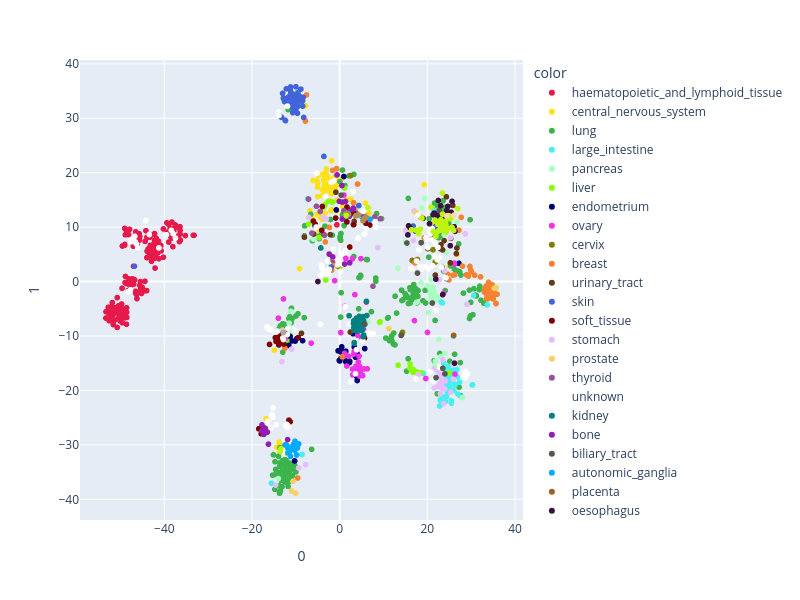

Notebook code for this chart:
### Code cell
#--Getting some metadata
cl2tis = dict(zip(cll_metadata['cl_id'], cll_metadata['tissue']))
cl2name = dict(zip(cll_metadata['cl_id'], cll_metadata['cl_name']))
names = [cl2name[cl] if cl in cl2name else '' for cl in ids]
tissues = [cl2tis[cl] if cl in cl2tis else 'unknown' for cl in ids] # This will be used as side info to color the tSNE!

#Mapping the side info (e.g. tissues) to colors 
tis2col =  dict(zip(cll_metadata['tissue'], cll_metadata['color']))
tis2col['unknown'] = unknown_color

#--Data to be shown when hovering 
custom_data = {'ID':ids, 'Name':names, 'Tissue':tissues}


#Calling the interactive tSNE
plot_interactive_tSNE(emb2D, 
                      custom_data=custom_data, # Data to be shown when hovering
                      side_info_labels=tissues, side_info_labels_colors=tis2col #List of labels to color and color dictionary
                     )

### Figure 1 — Plotly figure (JSON) as saved in the notebook; plotly's stock layout.template omitted (floating-point values rounded to 4 significant figures; data arrays with more than 128 entries replaced by an {"elided": "..."} marker saying what was removed)
{"data": [{"customdata": {"elided": "173x3 str values"}, "hovertemplate": "ID: %{customdata[0]}<br>Name: %{customdata[1]}<br>Tissue: %{customdata[2]}<br>X: %{x}<br>Y: %{y}", "legendgroup": "haematopoietic_and_lymphoid_tissue", "marker": {"color": "#e6194B", "symbol": "circle"}, "mode": "markers", "name": "haematopoietic_and_lymphoid_tissue", "showlegend": true, "type": "scattergl", "x": {"elided": "173 float values"}, "xaxis": "x", "y": {"elided": "173 float values"}, "yaxis": "y"}, {"customdata": {"elided": "67x3 str values"}, "hovertemplate": "ID: %{customdata[0]}<br>Name: %{customdata[1]}<br>Tissue: %{customdata[2]}<br>X: %{x}<br>Y: %{y}", "legendgroup": "central_nervous_system", "marker": {"color": "#ffe119", "symbol": "circle"}, "mode": "markers", "name": "central_nervous_system", "showlegend": true, "type": "scattergl", "x": [-9.161, -3.677, -1.832, -3.072, -3.823, -5.032, -8.463, -3.588, -2.122, -3.477, -3.353, -1.852, -6.786, -6.181, -2.541, -0.621, -14.36, -13.61, -4.381, -4.83, 1.789, -5.158, -5.085, -0.5949, 0.5553, -13.8, -0.9957, 0.671, -5.022, 19.26, -14.93, -4.063, -7.169, -3.926, -0.3486, -1.682, -2.376, -1.836, 2.567, -3.549, -1.811, -3.05, -12.08, -0.6261, -3.127, 5.89, -16.81, -1.059, -3.43, -1.19, -2.274, -6.09, -2.723, -1.98, -10.92, -2.643, -2.857, -7.775, 6.7, -2.823, 26.75, -3.919, -5.174, 21.63, -4.63, -1.574, 25.05], "xaxis": "x", "y": [2.379, 18.69, 22.21, 20.69, 19.7, 15.6, 32.29, 16.64, 14.79, 17.54, 12.56, 17.66, 12.98, 11.51, 17.18, 17.71, -30.42, -29.92, 11.77, 19.56, 15.05, 12.39, 17.34, 13.04, 19.01, -29.48, 19.29, 13.88, 18.07, 17.8, -12.59, 15.77, 15.17, 16.87, 18.38, 18.77, 16.64, 16.14, 15.15, 18.59, 13.2, 19.49, -31.55, 14.97, 19.97, 14.42, -25.21, 17.24, 17.89, 17.74, 18.09, 18.58, 17.8, 12.99, 33.8, 16.84, 19.07, 32.29, 12.54, 19.3, 5.014, 11.44, 18.55, 10.79, 9.309, 17.31, 2.855], "yaxis": "y"}, {"customdata": {"elided": "199x3 str values"}, "hovertemplate": "ID: %{customdata[0]}<br>Name: %{customdata[1]}<br>Tissue: %{customdata[2]}<br>X: %{x}<br>Y: %{y}", "legendgroup": "lung", "marker": {"color": "#3cb44b", "symbol": "circle"}, "mode": "markers", "name": "lung", "showlegend": true, "type": "scattergl", "x": {"elided": "199 float values"}, "xaxis": "x", "y": {"elided": "199 float values"}, "yaxis": "y"}, {"customdata": {"elided": "61x3 str values"}, "hovertemplate": "ID: %{customdata[0]}<br>Name: %{customdata[1]}<br>Tissue: %{customdata[2]}<br>X: %{x}<br>Y: %{y}", "legendgroup": "large_intestine", "marker": {"color": "#46f0f0", "symbol": "circle"}, "mode": "markers", "name": "large_intestine", "showlegend": true, "type": "scattergl", "x": [19.07, 24.39, 22.82, 24.09, 25.52, 24.81, 24.57, 25.48, 24.28, 25.11, 30.32, 26.74, 24.34, 23.69, 24.28, 6.3, 4.34, 3.635, 19.03, 33.65, -9.538, 26.36, 27.37, 24.95, 25.45, 24.81, 23.45, 24.4, 24.56, 27.9, -15.56, 23.3, 24.62, 30.56, 26.04, 25.68, 23.44, 30.23, 23.75, 26.83, 24.76, 24.5, 25.91, -8.558, 25.1, 24.11, -7.281, 24.92, 25.22, 25.93, 24.74, 26.22, 23.14, 26.04, 24.59, 24.82, 21.43, 24.62, 26.97, 24.49, 22.9], "xaxis": "x", "y": [-16.88, -21.12, -22.85, -22.03, -16.38, -19.05, -20.25, -22.35, -16.28, -17.61, -18.97, -16.18, -17.06, -17.81, -17.55, 11.5, 12.06, 12.65, -16.82, -4.287, 34.87, -18.9, -18.49, -17.45, -21.89, -17.24, -3.93, -18.76, -18.55, -21.21, -37.06, -3.906, -18.1, -2.572, -16.25, -17.88, -21.06, -18.99, -15.01, -17.53, -15.61, -18.52, -18.77, -31.77, -19.44, -17.81, 15.2, -18.24, -17.56, -10.05, -15.64, -19.04, -3.749, -20.05, -17.97, -19.69, 13.19, -17.04, -20.66, -19.02, -21.77], "yaxis": "y"}, {"customdata": [["CVCL_0026", "CAPAN2", "pancreas"], ["CVCL_0152", "ASPC1", "pancreas"], ["CVCL_0186", "BXPC3", "pancreas"], ["CVCL_0237", "CAPAN1", "pancreas"], ["CVCL_0243", "DANG", "pancreas"], ["CVCL_0313", "HPAFII", "pancreas"], ["CVCL_0334", "HS766T", "pancreas"], ["CVCL_0428", "MIAPACA2", "pancreas"], ["CVCL_0480", "PANC1", "pancreas"], ["CVCL_1119", "CFPAC1", "pancreas"], ["CVCL_1299", "HUPT3", "pancreas"], ["CVCL_1300", "HUPT4", "pancreas"], ["CVCL_1338", "KP4", "pancreas"], ["CVCL_1633", "PANC0203", "pancreas"], ["CVCL_1634", "PANC0213", "pancreas"], ["CVCL_1635", "PANC0327", "pancreas"], ["CVCL_1636", "PANC0403", "pancreas"], ["CVCL_1637", "PANC0504", "pancreas"], ["CVCL_1638", "PANC0813", "pancreas"], ["CVCL_1639", "PANC1005", "pancreas"], ["CVCL_1644", "PSN1", "pancreas"], ["CVCL_1723", "SW1990", "pancreas"], ["CVCL_1794", "YPAC", "pancreas"], ["CVCL_1845", "PATU8902", "pancreas"], ["CVCL_1846", "PATU8988S", "pancreas"], ["CVCL_1847", "PATU8988T", "pancreas"], ["CVCL_3004", "KP2", "pancreas"], ["CVCL_3005", "KP3", "pancreas"], ["CVCL_3143", "QGP1", "pancreas"], ["CVCL_3172", "SUIT2", "pancreas"], ["CVCL_3178", "TCCPAN2", "pancreas"], ["CVCL_3517", "HPAC", "pancreas"], ["CVCL_3881", "SU8686", "pancreas"], ["CVCL_4056", "T3M4", "pancreas"], ["CVCL_4897", "PK59", "pancreas"], ["CVCL_5034", "SNU213", "pancreas"], ["CVCL_5051", "SNU324", "pancreas"], ["CVCL_5059", "SNU410", "pancreas"], ["CVCL_6748", "PK45H", "pancreas"], ["CVCL_8147", "L33", "pancreas"]], "hovertemplate": "ID: %{customdata[0]}<br>Name: %{customdata[1]}<br>Tissue: %{customdata[2]}<br>X: %{x}<br>Y: %{y}", "legendgroup": "pancreas", "marker": {"color": "#aaffc3", "symbol": "circle"}, "mode": "markers", "name": "pancreas", "showlegend": true, "type": "scattergl", "x": [21.63, 28.02, 23.89, 24.0, 24.27, 23.06, 19.37, -10.99, -11.11, 20.66, 21.61, 21.27, -11.52, 21.76, 18.7, 20.69, 21.94, 21.37, 20.66, 22.37, 20.23, 20.04, 21.11, 22.62, 23.1, -6.061, 20.83, 6.464, -14.01, 21.65, 21.85, 20.97, 15.57, 22.95, 14.93, 20.63, 17.57, 18.55, 13.26, 26.75], "xaxis": "x", "y": [-2.928, -21.3, 8.596, -13.2, 5.376, -13.79, 15.25, -9.307, -5.463, -2.305, -2.077, -1.014, -7.646, -2.923, 13.57, -1.554, -3.46, -1.211, -3.021, -2.795, -5.717, -0.7906, -3.833, -10.62, -16.59, 7.804, 0.3727, -7.392, -36.2, -15.59, -14.58, -2.932, 6.837, 12.06, 7.333, -1.356, -3.804, -0.2499, 2.473, 10.93], "yaxis": "y"}, {"customdata": [["CVCL_0027", "HEPG2", "liver"], ["CVCL_0077", "SNU398", "liver"], ["CVCL_0090", "SNU182", "liver"], ["CVCL_0250", "SNU387", "liver"], ["CVCL_0326", "HEP3B217", "liver"], ["CVCL_0336", "HUH7", "liver"], ["CVCL_0364", "JHH5", "liver"], ["CVCL_0366", "SNU423", "liver"], ["CVCL_0454", "SNU449", "liver"], ["CVCL_0485", "PLCPRF5", "liver"], ["CVCL_0497", "SNU475", "liver"], ["CVCL_0525", "SKHEP1", "liver"], ["CVCL_2785", "JHH1", "liver"], ["CVCL_2786", "JHH2", "liver"], ["CVCL_2787", "JHH4", "liver"], ["CVCL_2788", "JHH6", "liver"], ["CVCL_2805", "JHH7", "liver"], ["CVCL_2947", "HLF", "liver"], ["CVCL_2956", "HUH1", "liver"], ["CVCL_3079", "NOZ", "liver"], ["CVCL_3840", "LI7", "liver"], ["CVCL_4381", "HUH6", "liver"], ["CVCL_5089", "SNU761", "liver"], ["CVCL_5102", "SNU878", "liver"], ["CVCL_5103", "SNU886", "liver"], ["CVCL_9980", "NCIH684", "liver"]], "hovertemplate": "ID: %{customdata[0]}<br>Name: %{customdata[1]}<br>Tissue: %{customdata[2]}<br>X: %{x}<br>Y: %{y}", "legendgroup": "liver", "marker": {"color": "#88ff00", "symbol": "circle"}, "mode": "markers", "name": "liver", "showlegend": true, "type": "scattergl", "x": [17.61, -11.72, -3.187, -2.589, 16.72, 17.24, 17.16, -3.565, 9.237, 16.06, 1.108, -4.676, 2.059, -1.59, 9.107, -3.333, 17.31, -7.063, 16.75, 0.1274, 16.19, 18.49, 13.34, 16.02, 13.34, 25.02], "xaxis": "x", "y": [-16.61, -11.02, 0.2589, 14.78, -16.66, -16.55, -16.67, 13.71, -7.397, -15.14, 17.17, 8.075, -15.02, 14.6, -7.483, 14.16, -16.6, 10.57, -16.15, 2.281, -16.05, -16.75, -15.35, -15.91, -15.36, -16.78], "yaxis": "y"}, {"customdata": [["CVCL_0028", "AN3CA", "endometrium"], ["CVCL_0293", "HEC1A", "endometrium"], ["CVCL_0294", "HEC1B", "endometrium"], ["CVCL_0505", "RL952", "endometrium"], ["CVCL_1132", "COLO684", "endometrium"], ["CVCL_1191", "EFE184", "endometrium"], ["CVCL_1205", "ESS1", "endometrium"], ["CVCL_1329", "KLE", "endometrium"], ["CVCL_1404", "MESSA", "endometrium"], ["CVCL_1405", "MFE280", "endometrium"], ["CVCL_1406", "MFE296", "endometrium"], ["CVCL_1707", "SNGM", "endometrium"], ["CVCL_2034", "EN", "endometrium"], ["CVCL_2112", "MFE319", "endometrium"], ["CVCL_2793", "SKGI", "endometrium"], ["CVCL_2923", "HEC108", "endometrium"], ["CVCL_2925", "HEC151", "endometrium"], ["CVCL_2927", "HEC251", "endometrium"], ["CVCL_2928", "HEC265", "endometrium"], ["CVCL_2929", "HEC50B", "endometrium"], ["CVCL_2930", "HEC59", "endometrium"], ["CVCL_2931", "HEC6", "endometrium"], ["CVCL_4655", "JHUEM1", "endometrium"], ["CVCL_4656", "JHUEM2", "endometrium"], ["CVCL_4657", "JHUEM3", "endometrium"], ["CVCL_4658", "JHUEM7", "endometrium"], ["CVCL_5007", "SNU1077", "endometrium"], ["CVCL_5083", "SNU685", "endometrium"], ["CVCL_6543", "ISHIKAWAHERAKLIO02ER", "endometrium"], ["CVCL_E063", "TEN", "endometrium"]], "hovertemplate": "ID: %{customdata[0]}<br>Name: %{customdata[1]}<br>Tissue: %{customdata[2]}<br>X: %{x}<br>Y: %{y}", "legendgroup": "endometrium", "marker": {"color": "#000075", "symbol": "circle"}, "mode": "markers", "name": "endometrium", "showlegend": true, "type": "scattergl", "x": [-10.82, 0.4149, 1.403, 27.2, -10.28, 4.011, 0.9511, 3.886, -11.61, 3.999, -9.798, 3.324, -11.3, -0.09899, 16.57, 0.4679, 0.2137, 2.231, -0.3609, 3.076, 1.385, -8.466, 0.301, -10.13, 5.702, 1.498, 3.601, -0.7618, 0.01545, 2.286], "xaxis": "x", "y": [-10.91, -12.56, -12.79, 3.357, -32.95, -13.29, 19.3, -17.43, -11.74, -18.18, -10.49, -12.01, -10.07, -14.49, 3.864, -11.99, -12.91, -14.88, -12.72, -9.588, -14.72, -10.86, -14.05, -10.93, -12.31, -13.86, -13.89, 13.16, -14.58, -14.67], "yaxis": "y"}, {"customdata": {"elided": "48x3 str values"}, "hovertemplate": "ID: %{customdata[0]}<br>Name: %{customdata[1]}<br>Tissue: %{customdata[2]}<br>X: %{x}<br>Y: %{y}", "legendgroup": "ovary", "marker": {"color": "#f032e6", "symbol": "circle"}, "mode": "markers", "name": "ovary", "showlegend": true, "type": "scattergl", "x": [4.417, -12.46, 5.256, 5.588, 4.02, 3.465, -6.498, 0.9645, 4.269, 3.74, 2.041, 0.2434, 0.2439, 4.0, 2.896, 3.326, -12.81, 4.288, -13.09, 1.616, 4.842, 2.966, 4.556, 4.503, -1.149, 20.03, 6.083, 23.71, 6.287, 3.919, 3.847, 3.214, 5.057, 26.17, -12.46, 1.122, 19.65, -13.98, 4.113, 0.9719, 26.3, 17.05, 5.068, 4.674, 2.931, 26.15, 1.395, 1.209], "xaxis": "x", "y": [-13.71, -10.51, -17.28, -16.05, -16.39, -2.404, -11.31, -13.68, -14.77, -15.52, -13.76, -9.359, -9.359, -16.48, 4.171, -12.83, -3.183, -16.4, -9.834, -15.51, 4.202, -17.14, -15.61, -17.35, 0.155, -9.345, -3.779, -2.131, -16.03, -12.59, -16.93, -13.33, -10.35, 3.185, -9.512, -13.18, -17.81, -6.726, -9.855, 15.89, -17.01, -7.177, -16.1, -16.54, -16.07, 3.389, 4.261, -4.541], "yaxis": "y"}, {"customdata": [["CVCL_0030", "HELA", "cervix"], ["CVCL_0032", "SIHA", "cervix"], ["CVCL_1094", "C33A", "cervix"], ["CVCL_1095", "C4II", "cervix"], ["CVCL_1100", "CASKI", "cervix"], ["CVCL_1727", "SW756", "cervix"], ["CVCL_1732", "SW954", "cervix"], ["CVCL_2193", "SISO", "cervix"], ["CVCL_2253", "C4I", "cervix"], ["CVCL_4996", "MS751", "cervix"]], "hovertemplate": "ID: %{customdata[0]}<br>Name: %{customdata[1]}<br>Tissue: %{customdata[2]}<br>X: %{x}<br>Y: %{y}", "legendgroup": "cervix", "marker": {"color": "#808000", "symbol": "circle"}, "mode": "markers", "name": "cervix", "showlegend": true, "type": "scattergl", "x": [14.33, 2.538, -12.19, 21.8, 21.15, -0.4176, 17.74, 14.17, 21.28, 16.58], "xaxis": "x", "y": [-9.326, 19.48, -9.594, 3.587, 8.673, 2.854, 4.052, -9.688, 5.838, 3.843], "yaxis": "y"}, {"customdata": {"elided": "63x3 str values"}, "hovertemplate": "ID: %{customdata[0]}<br>Name: %{customdata[1]}<br>Tissue: %{customdata[2]}<br>X: %{x}<br>Y: %{y}", "legendgroup": "breast", "marker": {"color": "#f58231", "symbol": "circle"}, "mode": "markers", "name": "breast", "showlegend": true, "type": "scattergl", "x": [33.89, 33.39, -2.353, 28.02, 34.29, 34.17, 26.26, 3.157, 34.7, 28.93, 33.98, 35.23, 35.91, 4.081, 33.95, 33.41, -7.802, 3.464, 1.959, 5.533, 5.362, 6.121, 33.05, -0.6915, -3.283, 35.19, 0.5647, 24.63, 34.38, -9.566, 27.73, 29.37, -1.609, 34.42, 34.77, 34.75, -7.578, 32.13, 27.2, 30.06, 30.79, 34.2, 29.71, 29.92, 33.56, 34.38, 33.98, -1.296, 35.0, 33.25, 33.01, 33.52, 25.85, 24.93, 33.74, 33.72, -12.5, 17.14, 35.66, -1.821, 35.68, 19.27, 18.44], "xaxis": "x", "y": [-1.813, -1.498, 9.95, 2.836, -1.802, -0.792, 1.253, 14.5, -1.579, 1.267, -3.052, -2.505, -2.331, 17.92, -0.144, -0.8263, 29.49, 13.19, 12.78, 12.41, 12.05, 11.57, -1.297, 20.76, 7.276, -1.853, -13.83, 1.339, -2.011, -36.09, 11.82, 1.003, 20.44, -1.891, -0.594, -2.68, 34.28, 0.8556, 9.435, 1.811, 1.173, -1.586, 2.778, 2.094, -2.389, -2.566, -1.898, 3.147, -3.186, -1.901, -1.929, -3.119, 1.16, 0.3097, -1.793, -3.168, -12.23, 3.458, -4.02, 2.12, -4.058, 8.053, 11.84], "yaxis": "y"}, {"customdata": [["CVCL_0036", "RT4", "urinary_tract"], ["CVCL_0126", "5637", "urinary_tract"], ["CVCL_0359", "J82", "urinary_tract"], ["CVCL_0554", "T24", "urinary_tract"], ["CVCL_0660", "HS172T", "urinary_tract"], ["CVCL_1048", "639V", "urinary_tract"], ["CVCL_1049", "647V", "urinary_tract"], ["CVCL_1083", "BFTC905", "urinary_tract"], ["CVCL_1291", "HT1197", "urinary_tract"], ["CVCL_1292", "HT1376", "urinary_tract"], ["CVCL_1344", "KU1919", "urinary_tract"], ["CVCL_1670", "RT112", "urinary_tract"], ["CVCL_1721", "SW1710", "urinary_tract"], ["CVCL_1728", "SW780", "urinary_tract"], ["CVCL_1738", "TCCSUP", "urinary_tract"], ["CVCL_1783", "UMUC3", "urinary_tract"], ["CVCL_1786", "VMCUB1", "urinary_tract"], ["CVCL_1808", "CAL29", "urinary_tract"], ["CVCL_1958", "BC3C", "urinary_tract"], ["CVCL_2081", "JMSU1", "urinary_tract"], ["CVCL_2738", "UBLC1", "urinary_tract"], ["CVCL_2743", "UMUC1", "urinary_tract"], ["CVCL_2977", "KMBC2", "urinary_tract"], ["CVCL_3599", "SCABER", "urinary_tract"], ["CVCL_7935", "253J", "urinary_tract"], ["CVCL_7937", "253JBV", "urinary_tract"]], "hovertemplate": "ID: %{customdata[0]}<br>Name: %{customdata[1]}<br>Tissue: %{customdata[2]}<br>X: %{x}<br>Y: %{y}", "legendgroup": "urinary_tract", "marker": {"color": "#66381a", "symbol": "circle"}, "mode": "markers", "name": "urinary_tract", "showlegend": true, "type": "scattergl", "x": [23.46, 26.75, -2.15, -3.601, 3.297, -8.718, 26.61, 22.63, 25.24, 20.08, 24.34, 23.06, 4.547, 22.91, -0.8749, -5.926, 19.03, 23.1, 25.8, -8.041, 21.82, 25.36, 23.81, 24.07, 2.446, 2.461], "xaxis": "x", "y": [5.819, 6.162, 8.62, 8.627, 11.05, -9.501, 5.127, 11.32, 3.442, 6.058, 15.57, 6.126, -7.749, 6.063, 16.42, 8.725, 11.61, 6.764, 14.0, 8.146, 1.192, 7.954, 7.524, 11.29, -9.274, -9.318], "yaxis": "y"}, {"customdata": {"elided": "66x3 str values"}, "hovertemplate": "ID: %{customdata[0]}<br>Name: %{customdata[1]}<br>Tissue: %{customdata[2]}<br>X: %{x}<br>Y: %{y}", "legendgroup": "skin", "marker": {"color": "#4363d8", "symbol": "circle"}, "mode": "markers", "name": "skin", "showlegend": true, "type": "scattergl", "x": [20.25, -10.81, -9.137, -8.846, -13.02, -11.21, -10.57, -9.242, -46.81, -11.77, -12.62, -11.11, -9.769, -8.463, -8.554, -9.99, 2.927, 5.445, -8.324, 3.752, 2.365, -8.43, 3.089, 1.93, -12.57, -9.52, 4.171, -11.29, -10.55, -11.12, 5.414, -10.38, -9.975, -10.72, -9.794, -9.639, -11.81, -10.45, -11.39, -5.66, -11.21, -10.49, -12.85, 4.369, -10.53, -9.932, -10.0, -10.34, -10.68, -3.602, -1.954, -12.45, -13.26, -12.36, -13.6, -9.619, 17.28, 21.8, -13.81, -12.18, -10.7, -11.08, -9.53, -8.213, -11.15, 16.76], "xaxis": "x", "y": [8.18, 32.66, 33.15, 35.35, 34.58, 35.76, 34.17, 34.14, 2.813, 33.82, 33.4, 33.36, 32.73, 33.22, 33.18, 35.79, 12.58, 11.89, 33.86, 12.54, 12.73, 32.22, 10.48, 12.59, 33.07, 32.21, 12.25, 35.31, 33.94, 34.76, -8.763, 32.88, 31.76, 31.04, 33.31, 30.92, 32.94, 33.66, 34.11, 10.24, 33.34, 34.4, 33.69, 13.97, 32.49, 32.86, 33.38, 33.23, 31.88, 22.99, 2.671, 29.65, 30.16, 29.56, 30.46, 33.77, 9.258, 10.08, 30.55, 35.41, 33.19, 32.86, 34.66, 30.16, 33.31, 10.21], "yaxis": "y"}, {"customdata": [["CVCL_0041", "SJRH30", "soft_tissue"], ["CVCL_0042", "U2OS", "soft_tissue"], ["CVCL_0080", "A673", "soft_tissue"], ["CVCL_0270", "G401", "soft_tissue"], ["CVCL_0317", "HT1080", "soft_tissue"], ["CVCL_0426", "MG63", "soft_tissue"], ["CVCL_0533", "SKUT1", "soft_tissue"], ["CVCL_0628", "SKLMS1", "soft_tissue"], ["CVCL_0871", "HS729T", "soft_tissue"], ["CVCL_1058", "A204", "soft_tissue"], ["CVCL_1221", "G402", "soft_tissue"], ["CVCL_1229", "GCT", "soft_tissue"], ["CVCL_1411", "MHHES1", "soft_tissue"], ["CVCL_1649", "RD", "soft_tissue"], ["CVCL_1659", "RH18", "soft_tissue"], ["CVCL_1674", "S117", "soft_tissue"], ["CVCL_1740", "TE125T", "soft_tissue"], ["CVCL_1743", "TE159T", "soft_tissue"], ["CVCL_1754", "TE441T", "soft_tissue"], ["CVCL_1755", "TE617T", "soft_tissue"], ["CVCL_1785", "VAESBJ", "soft_tissue"], ["CVCL_2176", "RH41", "soft_tissue"], ["CVCL_2980", "KMLS1", "soft_tissue"], ["CVCL_3007", "KYM1", "soft_tissue"], ["CVCL_3156", "RKN", "soft_tissue"], ["CVCL_7051", "KPMRTRY", "soft_tissue"], ["CVCL_8000", "STM9101", "soft_tissue"], ["CVCL_8001", "TM87", "soft_tissue"], ["CVCL_8002", "TTC1240", "soft_tissue"], ["CVCL_8005", "TTC549", "soft_tissue"], ["CVCL_8006", "TTC642", "soft_tissue"], ["CVCL_8007", "TTC709", "soft_tissue"], ["CVCL_M155", "BT12", "soft_tissue"], ["CVCL_M156", "BT16", "soft_tissue"], ["CVCL_M846", "MON", "soft_tissue"]], "hovertemplate": "ID: %{customdata[0]}<br>Name: %{customdata[1]}<br>Tissue: %{customdata[2]}<br>X: %{x}<br>Y: %{y}", "legendgroup": "soft_tissue", "marker": {"color": "#800000", "symbol": "circle"}, "mode": "markers", "name": "soft_tissue", "showlegend": true, "type": "scattergl", "x": [-11.29, 2.287, -17.9, -13.44, -5.603, 1.657, -9.466, -0.9108, 1.67, -12.74, -13.39, -6.019, -18.45, -11.57, 5.961, -3.952, 3.188, 3.118, -16.0, -12.78, 5.658, -11.85, 6.861, -14.67, -4.109, -13.1, -14.0, -12.88, -12.74, -13.37, -13.91, -13.37, -13.88, -13.45, -14.52], "xaxis": "x", "y": [-25.75, 6.353, -27.97, -9.727, 10.55, 10.96, -10.29, 11.67, 13.69, -11.47, -11.0, 11.11, -27.05, -25.46, 10.74, 13.78, 10.45, 12.6, -11.54, -10.04, -10.39, -26.15, 10.39, -10.31, 9.413, -11.26, -10.28, -10.49, -10.13, -10.24, -11.1, -10.2, -11.64, -10.22, -10.99], "yaxis": "y"}, {"customdata": [["CVCL_0076", "SNU16", "stomach"], ["CVCL_0078", "SNU5", "stomach"], ["CVCL_0099", "SNU1", "stomach"], ["CVCL_0101", "SNU601", "stomach"], ["CVCL_0102", "SNU638", "stomach"], ["CVCL_0139", "AGS", "stomach"], ["CVCL_0333", "HS746T", "stomach"], ["CVCL_0371", "KATOIII", "stomach"], ["CVCL_0434", "MKN45", "stomach"], ["CVCL_1046", "2313287", "stomach"], ["CVCL_1188", "ECC10", "stomach"], ["CVCL_1189", "ECC12", "stomach"], ["CVCL_1228", "GCIY", "stomach"], ["CVCL_1279", "HGC27", "stomach"], ["CVCL_1415", "MKN1", "stomach"], ["CVCL_1417", "MKN7", "stomach"], ["CVCL_1603", "NCIN87", "stomach"], ["CVCL_1611", "NUGC2", "stomach"], ["CVCL_1612", "NUGC3", "stomach"], ["CVCL_1768", "TGBC11TKB", "stomach"], ["CVCL_2791", "MKN74", "stomach"], ["CVCL_2908", "FU97", "stomach"], ["CVCL_2961", "IM95", "stomach"], ["CVCL_3055", "NCCSTCK140", "stomach"], ["CVCL_3082", "NUGC4", "stomach"], ["CVCL_3084", "OCUM1", "stomach"], ["CVCL_3152", "RERFGC1B", "stomach"], ["CVCL_3385", "KE39", "stomach"], ["CVCL_3946", "SNU216", "stomach"], ["CVCL_4846", "HUG1N", "stomach"], ["CVCL_4849", "LMSU", "stomach"], ["CVCL_5072", "SNU520", "stomach"], ["CVCL_5079", "SNU620", "stomach"], ["CVCL_5081", "SNU668", "stomach"], ["CVCL_5086", "SNU719", "stomach"], ["CVCL_5167", "SH10TC", "stomach"], ["CVCL_8876", "GSS", "stomach"], ["CVCL_8877", "GSU", "stomach"]], "hovertemplate": "ID: %{customdata[0]}<br>Name: %{customdata[1]}<br>Tissue: %{customdata[2]}<br>X: %{x}<br>Y: %{y}", "legendgroup": "stomach", "marker": {"color": "#e6beff", "symbol": "circle"}, "mode": "markers", "name": "stomach", "showlegend": true, "type": "scattergl", "x": [25.96, 21.49, -10.97, 22.9, 23.71, 21.59, -3.068, 23.06, 22.72, 25.36, -9.359, -14.6, 17.0, -13.17, 8.714, 23.94, 23.49, 25.27, 22.69, 23.0, 15.1, 17.95, 23.28, 15.82, 22.51, 23.42, 28.63, 22.43, 16.82, 25.88, -3.671, 23.31, 23.36, 29.04, 23.98, -7.084, -7.748, 24.09], "xaxis": "x", "y": [-17.95, -16.14, -12.41, -18.7, -22.41, -19.56, 11.51, -19.49, -17.42, -20.3, -34.24, -37.38, 12.97, -14.7, 6.237, 1.992, -14.34, 8.067, 0.3389, -20.6, 9.341, -17.08, -19.6, 9.194, -16.6, -17.18, 8.752, -19.26, 7.558, -15.13, 11.79, -19.1, -18.11, -4.182, -19.74, 11.78, -33.64, -18.26], "yaxis": "y"}, {"customdata": [["CVCL_0105", "DU145", "prostate"], ["CVCL_1045", "22RV1", "prostate"], ["CVCL_1379", "LNCAPCLONEFGC", "prostate"], ["CVCL_1576", "NCIH660", "prostate"], ["CVCL_2235", "VCAP", "prostate"], ["CVCL_4748", "MDAPCA2B", "prostate"], ["CVCL_V626", "PRECLH", "prostate"]], "hovertemplate": "ID: %{customdata[0]}<br>Name: %{customdata[1]}<br>Tissue: %{customdata[2]}<br>X: %{x}<br>Y: %{y}", "legendgroup": "prostate", "marker": {"color": "#FACF63", "symbol": "circle"}, "mode": "markers", "name": "prostate", "showlegend": true, "type": "scattergl", "x": [11.23, -10.94, 35.71, -10.65, -10.04, 35.27, 17.46], "xaxis": "x", "y": [-8.669, -38.47, -1.102, -36.72, -38.87, -1.203, 12.66], "yaxis": "y"}, {"customdata": [["CVCL_0153", "BCPAP", "thyroid"], ["CVCL_1053", "8305C", "thyroid"], ["CVCL_1054", "8505C", "thyroid"], ["CVCL_1085", "BHT101", "thyroid"], ["CVCL_1112", "CAL62", "thyroid"], ["CVCL_1219", "FTC133", "thyroid"], ["CVCL_2109", "MB1", "thyroid"], ["CVCL_2218", "TT2609C02", "thyroid"], ["CVCL_2447", "FTC238", "thyroid"], ["CVCL_3603", "SW579", "thyroid"]], "hovertemplate": "ID: %{customdata[0]}<br>Name: %{customdata[1]}<br>Tissue: %{customdata[2]}<br>X: %{x}<br>Y: %{y}", "legendgroup": "thyroid", "marker": {"color": "#985396", "symbol": "circle"}, "mode": "markers", "name": "thyroid", "showlegend": true, "type": "scattergl", "x": [8.009, -5.304, -3.483, 9.234, 7.591, -7.105, -1.518, -6.345, -4.431, 0.9577], "xaxis": "x", "y": [11.9, 13.83, 8.53, 11.53, -0.8463, 15.16, 3.901, 8.906, 12.87, 13.02], "yaxis": "y"}, {"customdata": {"elided": "144x3 str values"}, "hovertemplate": "ID: %{customdata[0]}<br>Name: %{customdata[1]}<br>Tissue: %{customdata[2]}<br>X: %{x}<br>Y: %{y}", "legendgroup": "unknown", "marker": {"color": "white", "symbol": "circle"}, "mode": "markers", "name": "unknown", "showlegend": true, "type": "scattergl", "x": {"elided": "144 float values"}, "xaxis": "x", "y": {"elided": "144 float values"}, "yaxis": "y"}, {"customdata": [["CVCL_0234", "CAKI1", "kidney"], ["CVCL_0235", "CAKI2", "kidney"], ["CVCL_1050", "769P", "kidney"], ["CVCL_1051", "786O", "kidney"], ["CVCL_1056", "A498", "kidney"], ["CVCL_1067", "ACHN", "kidney"], ["CVCL_1084", "BFTC909", "kidney"], ["CVCL_1111", "CAL54", "kidney"], ["CVCL_1626", "OSRC2", "kidney"], ["CVCL_1647", "RCC10RGB", "kidney"], ["CVCL_1790", "VMRCRCW", "kidney"], ["CVCL_1791", "VMRCRCZ", "kidney"], ["CVCL_1911", "UO31", "kidney"], ["CVCL_2983", "KMRC1", "kidney"], ["CVCL_2984", "KMRC2", "kidney"], ["CVCL_2985", "KMRC3", "kidney"], ["CVCL_2986", "KMRC20", "kidney"], ["CVCL_5054", "SNU349", "kidney"], ["CVCL_5952", "TUHR10TKB", "kidney"], ["CVCL_5953", "TUHR14TKB", "kidney"], ["CVCL_5957", "TUHR4TKB", "kidney"], ["CVCL_8788", "SNU1272", "kidney"], ["CVCL_B076", "UOK101", "kidney"], ["CVCL_V605", "SKRC20", "kidney"], ["CVCL_V606", "SLR20", "kidney"], ["CVCL_V607", "SLR21", "kidney"], ["CVCL_V609", "SLR23", "kidney"], ["CVCL_V612", "SLR26", "kidney"]], "hovertemplate": "ID: %{customdata[0]}<br>Name: %{customdata[1]}<br>Tissue: %{customdata[2]}<br>X: %{x}<br>Y: %{y}", "legendgroup": "kidney", "marker": {"color": "#008080", "symbol": "circle"}, "mode": "markers", "name": "kidney", "showlegend": true, "type": "scattergl", "x": [5.37, 3.94, 4.334, 3.149, 3.215, 3.235, 6.1, 3.311, 3.211, 5.037, 4.87, 4.968, 2.154, 5.47, 4.884, 6.185, 4.076, 5.327, 3.835, 5.442, 4.409, 4.563, 3.508, 4.461, -4.303, 3.307, 3.971, 4.052], "xaxis": "x", "y": [-10.15, -9.116, -8.148, -7.714, -8.457, -8.913, -3.64, -11.36, -7.223, -7.381, -7.008, -7.931, -6.273, -9.826, -8.956, -6.245, -7.246, -6.443, -6.718, -7.184, -7.479, -8.028, -7.703, -6.397, 6.181, -11.22, -8.442, -8.526], "yaxis": "y"}, {"customdata": [["CVCL_0312", "HOS", "bone"], ["CVCL_0530", "SKNMC", "bone"], ["CVCL_0543", "SW1353", "bone"], ["CVCL_0548", "SAOS2", "bone"], ["CVCL_0627", "SKES1", "bone"], ["CVCL_0631", "SKNEP1", "bone"], ["CVCL_0863", "HS706T", "bone"], ["CVCL_0878", "HS737T", "bone"], ["CVCL_0932", "HS821T", "bone"], ["CVCL_0933", "HS822T", "bone"], ["CVCL_0979", "HS888T", "bone"], ["CVCL_1103", "CADOES1", "bone"], ["CVCL_1113", "CAL72", "bone"], ["CVCL_1298", "HUO9", "bone"], ["CVCL_1697", "SJSA1", "bone"], ["CVCL_1703", "SKPNDW", "bone"], ["CVCL_1809", "CAL78", "bone"], ["CVCL_2169", "RDES", "bone"], ["CVCL_2270", "143B", "bone"], ["CVCL_2909", "G292CLONEA141B1", "bone"], ["CVCL_3605", "TI73", "bone"], ["CVCL_6583", "CHLA10", "bone"], ["CVCL_7151", "TC32", "bone"], ["CVCL_S740", "EWS502", "bone"], ["CVCL_V618", "EW8", "bone"]], "hovertemplate": "ID: %{customdata[0]}<br>Name: %{customdata[1]}<br>Tissue: %{customdata[2]}<br>X: %{x}<br>Y: %{y}", "legendgroup": "bone", "marker": {"color": "#911eb4", "symbol": "circle"}, "mode": "markers", "name": "bone", "showlegend": true, "type": "scattergl", "x": [2.282, -16.51, -0.09294, -0.6023, -17.32, -17.22, 0.6174, 6.042, 3.099, 6.138, 2.237, -11.88, -1.573, -2.385, 0.525, -16.25, 1.317, -17.79, 1.116, 0.567, 2.877, -16.94, -17.31, -17.19, -17.72], "xaxis": "x", "y": [3.439, -27.66, 14.75, 19.59, -27.32, -27.08, 14.6, 11.76, 13.47, 11.55, 12.03, -29.04, 4.527, 5.05, 17.64, -29.86, 14.72, -27.42, 3.221, 11.49, 13.24, -27.0, -28.07, -26.87, -26.33], "yaxis": "y"}, {"customdata": [["CVCL_0324", "HUCCT1", "biliary_tract"], ["CVCL_1193", "EGI1", "biliary_tract"], ["CVCL_1769", "TGBC1TKB", "biliary_tract"], ["CVCL_2214", "TFK1", "biliary_tract"], ["CVCL_2955", "HUH28", "biliary_tract"], ["CVCL_5008", "SNU1079", "biliary_tract"], ["CVCL_5015", "SNU1196", "biliary_tract"], ["CVCL_5038", "SNU245", "biliary_tract"], ["CVCL_5048", "SNU308", "biliary_tract"], ["CVCL_5065", "SNU478", "biliary_tract"], ["CVCL_5101", "SNU869", "biliary_tract"]], "hovertemplate": "ID: %{customdata[0]}<br>Name: %{customdata[1]}<br>Tissue: %{customdata[2]}<br>X: %{x}<br>Y: %{y}", "legendgroup": "biliary_tract", "marker": {"color": "#58574b", "symbol": "circle"}, "mode": "markers", "name": "biliary_tract", "showlegend": true, "type": "scattergl", "x": [17.75, 15.34, 18.59, 14.02, 0.3377, 5.743, 23.53, 24.01, 22.7, 21.98, 21.13], "xaxis": "x", "y": [1.559, 7.085, 7.148, -9.891, 15.88, -7.835, -15.93, -16.95, 13.0, -17.66, -3.945], "yaxis": "y"}, {"customdata": [["CVCL_0346", "IMR32", "autonomic_ganglia"], ["CVCL_0528", "SKNBE2", "autonomic_ganglia"], ["CVCL_0531", "SKNSH", "autonomic_ganglia"], ["CVCL_1123", "CHP126", "autonomic_ganglia"], ["CVCL_1125", "CHP212", "autonomic_ganglia"], ["CVCL_1232", "GIMEN", "autonomic_ganglia"], ["CVCL_1339", "KPNRTBM1", "autonomic_ganglia"], ["CVCL_1340", "KPNSI9S", "autonomic_ganglia"], ["CVCL_1341", "KPNYN", "autonomic_ganglia"], ["CVCL_1412", "MHHNB11", "autonomic_ganglia"], ["CVCL_1606", "NH6", "autonomic_ganglia"], ["CVCL_1695", "SIMA", "autonomic_ganglia"], ["CVCL_1700", "SKNAS", "autonomic_ganglia"], ["CVCL_1701", "SKNDZ", "autonomic_ganglia"], ["CVCL_1702", "SKNFI", "autonomic_ganglia"], ["CVCL_1771", "TGW", "autonomic_ganglia"]], "hovertemplate": "ID: %{customdata[0]}<br>Name: %{customdata[1]}<br>Tissue: %{customdata[2]}<br>X: %{x}<br>Y: %{y}", "legendgroup": "autonomic_ganglia", "marker": {"color": "#00aaff", "symbol": "circle"}, "mode": "markers", "name": "autonomic_ganglia", "showlegend": true, "type": "scattergl", "x": [-11.82, -11.53, -10.3, -11.46, -10.2, 6.971, -10.81, -9.341, -11.51, -9.841, -10.44, -11.82, -9.633, -12.07, -11.22, -12.47], "xaxis": "x", "y": [-30.63, -30.99, -31.01, -31.2, -29.33, 11.45, -30.29, -29.82, -30.95, -31.86, -29.78, -31.46, -30.56, -30.1, -32.1, -30.02], "yaxis": "y"}, {"customdata": [["CVCL_0360", "JAR", "placenta"], ["CVCL_0363", "JEG3", "placenta"]], "hovertemplate": "ID: %{customdata[0]}<br>Name: %{customdata[1]}<br>Tissue: %{customdata[2]}<br>X: %{x}<br>Y: %{y}", "legendgroup": "placenta", "marker": {"color": "#9A6324", "symbol": "circle"}, "mode": "markers", "name": "placenta", "showlegend": true, "type": "scattergl", "x": [26.0, 26.0], "xaxis": "x", "y": [-9.905, -9.873], "yaxis": "y"}, {"customdata": [["CVCL_0471", "OE33", "oesophagus"], ["CVCL_1131", "COLO680N", "oesophagus"], ["CVCL_1187", "ECGI10", "oesophagus"], ["CVCL_1347", "KYSE140", "oesophagus"], ["CVCL_1348", "KYSE150", "oesophagus"], ["CVCL_1349", "KYSE180", "oesophagus"], ["CVCL_1351", "KYSE30", "oesophagus"], ["CVCL_1352", "KYSE410", "oesophagus"], ["CVCL_1353", "KYSE450", "oesophagus"], ["CVCL_1354", "KYSE510", "oesophagus"], ["CVCL_1355", "KYSE520", "oesophagus"], ["CVCL_1356", "KYSE70", "oesophagus"], ["CVCL_1622", "OE19", "oesophagus"], ["CVCL_1759", "TE1", "oesophagus"], ["CVCL_1760", "TE10", "oesophagus"], ["CVCL_1761", "TE11", "oesophagus"], ["CVCL_1764", "TE5", "oesophagus"], ["CVCL_1765", "TE6", "oesophagus"], ["CVCL_1767", "TE9", "oesophagus"], ["CVCL_2045", "FLO1", "oesophagus"], ["CVCL_2661", "OE21", "oesophagus"], ["CVCL_3174", "TTOESOPHAGUS", "oesophagus"], ["CVCL_3336", "TE14", "oesophagus"], ["CVCL_8098", "JHESOAD1", "oesophagus"]], "hovertemplate": "ID: %{customdata[0]}<br>Name: %{customdata[1]}<br>Tissue: %{customdata[2]}<br>X: %{x}<br>Y: %{y}", "legendgroup": "oesophagus", "marker": {"color": "#391242", "symbol": "circle"}, "mode": "markers", "name": "oesophagus", "showlegend": true, "type": "scattergl", "x": [23.49, 26.29, 16.1, 22.5, 25.42, 24.41, 15.56, 24.65, 23.04, 24.0, 21.29, 15.71, 26.19, 25.23, 20.49, 23.56, 26.09, 25.63, 23.44, -4.968, 23.69, 21.55, 22.29, 21.92], "xaxis": "x", "y": [-2.403, 9.221, 9.825, 14.9, 12.74, 13.08, 8.572, 13.79, 13.92, 12.19, 12.3, 10.23, -14.99, 6.595, 10.64, 11.74, 10.09, 14.74, 11.47, 0.004991, 11.83, 12.58, 12.07, 0.4486], "yaxis": "y"}, {"customdata": [["CVCL_0542", "SW13", "neuroblastoma"]], "hovertemplate": "ID: %{customdata[0]}<br>Name: %{customdata[1]}<br>Tissue: %{customdata[2]}<br>X: %{x}<br>Y: %{y}", "legendgroup": "neuroblastoma", "marker": {"color": "#fabebe", "symbol": "circle"}, "mode": "markers", "name": "neuroblastoma", "showlegend": true, "type": "scattergl", "x": [-13.06], "xaxis": "x", "y": [-8.919], "yaxis": "y"}, {"customdata": [["CVCL_0726", "HS343T", "fibroblast"], ["CVCL_0928", "HS819T", "fibroblast"], ["CVCL_0959", "HS863T", "fibroblast"], ["CVCL_0966", "HS870T", "fibroblast"], ["CVCL_2019", "DM3", "fibroblast"], ["CVCL_2182", "RS5", "fibroblast"], ["CVCL_2255", "HLFA", "fibroblast"]], "hovertemplate": "ID: %{customdata[0]}<br>Name: %{customdata[1]}<br>Tissue: %{customdata[2]}<br>X: %{x}<br>Y: %{y}", "legendgroup": "fibroblast", "marker": {"color": "#b38E50", "symbol": "circle"}, "mode": "markers", "name": "fibroblast", "showlegend": true, "type": "scattergl", "x": [1.412, 5.975, 3.623, 2.007, 5.31, 5.573, 4.243], "xaxis": "x", "y": [12.45, 11.79, 12.09, 12.38, 11.17, 11.54, 12.27], "yaxis": "y"}, {"customdata": [["CVCL_0942", "HS840T", "upper_aerodigestive_tract"], ["CVCL_1086", "BHY", "upper_aerodigestive_tract"], ["CVCL_1107", "CAL27", "upper_aerodigestive_tract"], ["CVCL_1108", "CAL33", "upper_aerodigestive_tract"], ["CVCL_1171", "DETROIT562", "upper_aerodigestive_tract"], ["CVCL_1218", "FADU", "upper_aerodigestive_tract"], ["CVCL_1287", "HSC2", "upper_aerodigestive_tract"], ["CVCL_1288", "HSC3", "upper_aerodigestive_tract"], ["CVCL_1289", "HSC4", "upper_aerodigestive_tract"], ["CVCL_1350", "KYSE270", "upper_aerodigestive_tract"], ["CVCL_1681", "SCC15", "upper_aerodigestive_tract"], ["CVCL_1682", "SCC25", "upper_aerodigestive_tract"], ["CVCL_1684", "SCC4", "upper_aerodigestive_tract"], ["CVCL_1685", "SCC9", "upper_aerodigestive_tract"], ["CVCL_1792", "WERIRB1", "upper_aerodigestive_tract"], ["CVCL_1893", "Y79", "upper_aerodigestive_tract"], ["CVCL_2308", "BICR16", "upper_aerodigestive_tract"], ["CVCL_2309", "BICR18", "upper_aerodigestive_tract"], ["CVCL_2310", "BICR22", "upper_aerodigestive_tract"], ["CVCL_2312", "BICR31", "upper_aerodigestive_tract"], ["CVCL_2313", "BICR56", "upper_aerodigestive_tract"], ["CVCL_2314", "BICR6", "upper_aerodigestive_tract"], ["CVCL_2315", "BICR78", "upper_aerodigestive_tract"], ["CVCL_2457", "H103", "upper_aerodigestive_tract"], ["CVCL_2462", "H357", "upper_aerodigestive_tract"], ["CVCL_2678", "PECAPJ15", "upper_aerodigestive_tract"], ["CVCL_2679", "PECAPJ34CLONEC12", "upper_aerodigestive_tract"], ["CVCL_2680", "PECAPJ41CLONED2", "upper_aerodigestive_tract"], ["CVCL_2681", "PECAPJ49", "upper_aerodigestive_tract"], ["CVCL_5005", "SNU1066", "upper_aerodigestive_tract"], ["CVCL_5006", "SNU1076", "upper_aerodigestive_tract"], ["CVCL_5017", "SNU1214", "upper_aerodigestive_tract"], ["CVCL_5063", "SNU46", "upper_aerodigestive_tract"], ["CVCL_5105", "SNU899", "upper_aerodigestive_tract"], ["CVCL_8929", "YD10B", "upper_aerodigestive_tract"], ["CVCL_L079", "YD8", "upper_aerodigestive_tract"], ["CVCL_L083", "YD38", "upper_aerodigestive_tract"], ["CVCL_L085", "SNU1041", "upper_aerodigestive_tract"]], "hovertemplate": "ID: %{customdata[0]}<br>Name: %{customdata[1]}<br>Tissue: %{customdata[2]}<br>X: %{x}<br>Y: %{y}", "legendgroup": "upper_aerodigestive_tract", "marker": {"color": "#bcf60c", "symbol": "circle"}, "mode": "markers", "name": "upper_aerodigestive_tract", "showlegend": true, "type": "scattergl", "x": [1.48, 22.59, 23.41, 22.97, 24.93, 23.48, 23.02, 25.3, 25.62, 23.44, 23.45, 23.77, 24.2, 18.75, -13.57, -13.4, 24.03, 20.84, 17.33, 24.32, 16.4, 22.48, 21.38, 21.93, 18.39, 23.1, 23.59, 23.74, 24.6, 26.01, 18.0, 21.78, 26.92, 22.38, 23.08, 6.457, 25.59, 24.19], "xaxis": "x", "y": [12.14, 10.47, 10.52, 10.32, 12.09, 12.38, 10.87, 11.57, 9.946, 16.27, 9.422, 10.17, 10.34, 11.66, -31.22, -30.7, 9.287, 13.66, 9.462, 9.082, 9.508, 9.263, 9.203, 8.331, 9.641, 9.502, 10.48, 9.89, 9.659, 9.396, 8.831, 11.28, 13.38, 10.51, 11.36, 13.58, 11.93, 11.09], "yaxis": "y"}, {"customdata": [["CVCL_1060", "A253", "salivary_gland"], ["CVCL_8930", "YD15", "salivary_gland"]], "hovertemplate": "ID: %{customdata[0]}<br>Name: %{customdata[1]}<br>Tissue: %{customdata[2]}<br>X: %{x}<br>Y: %{y}", "legendgroup": "salivary_gland", "marker": {"color": "#ffd8b1", "symbol": "circle"}, "mode": "markers", "name": "salivary_gland", "showlegend": true, "type": "scattergl", "x": [24.44, 26.06], "xaxis": "x", "y": [12.06, 12.18], "yaxis": "y"}, {"customdata": [["CVCL_1301", "HUTU80", "small_intestine"]], "hovertemplate": "ID: %{customdata[0]}<br>Name: %{customdata[1]}<br>Tissue: %{customdata[2]}<br>X: %{x}<br>Y: %{y}", "legendgroup": "small_intestine", "marker": {"color": "#a9a9a9", "symbol": "circle"}, "mode": "markers", "name": "small_intestine", "showlegend": true, "type": "scattergl", "x": [-12.86], "xaxis": "x", "y": [-9.386], "yaxis": "y"}], "layout": {"height": 600, "legend": {"title": {"text": "color"}, "tracegroupgap": 0}, "margin": {"t": 60}, "width": 800, "xaxis": {"anchor": "y", "autorange": true, "domain": [0, 1], "range": [-59.28, 41.86], "title": {"text": "0"}, "type": "linear"}, "yaxis": {"anchor": "x", "autorange": true, "domain": [0, 1], "range": [-43.8, 40.71], "title": {"text": "1"}, "type": "linear"}}}
